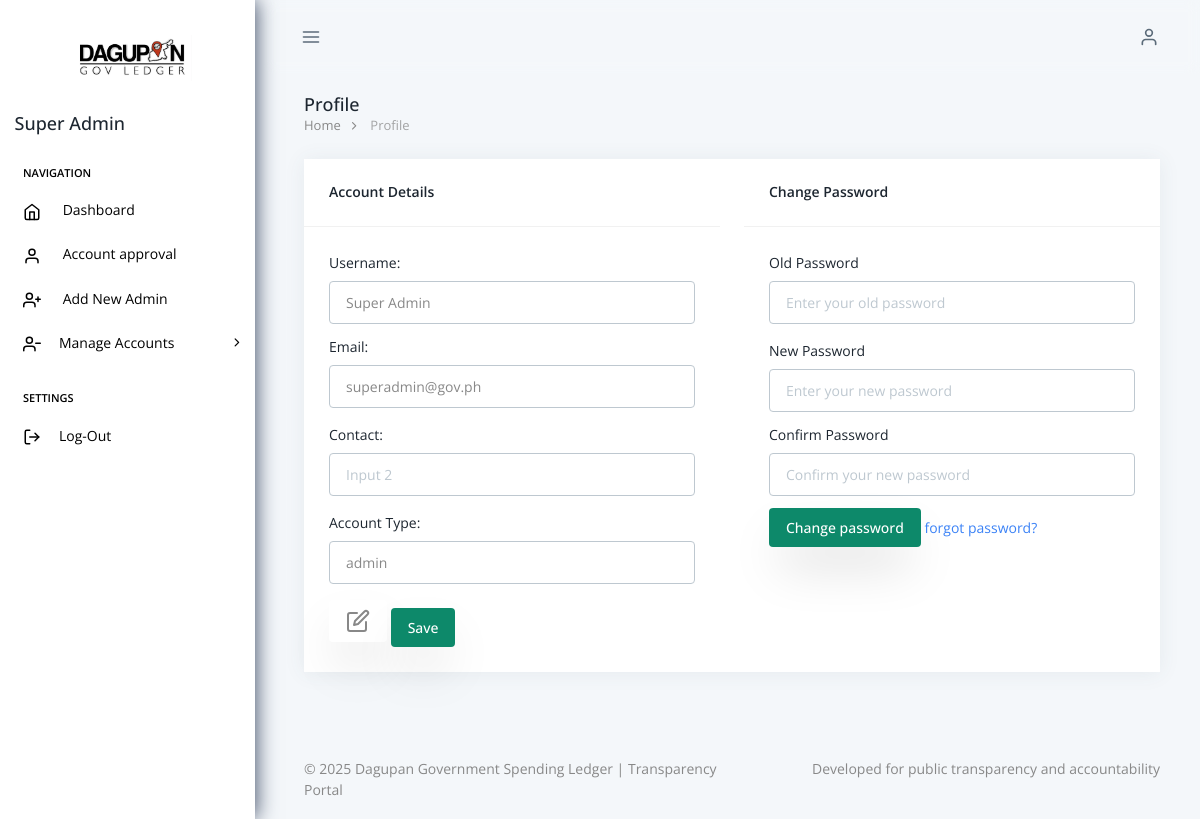
The page /dist/admin/profile.php (signed in) on the database its author committed.
### tables this page shows
CREATE TABLE `users` (
  `user_id` int(11) NOT NULL,
  `account_type` enum('agency','auditor','citizen','admin') NOT NULL,
  `email` varchar(255) NOT NULL,
  `password_hash` varchar(255) NOT NULL,
  `full_name` varchar(255) NOT NULL,
  `contact_number` varchar(50) DEFAULT NULL,
  `office_address` text DEFAULT NULL,
  `status` enum('pending','approved','rejected','suspended') DEFAULT 'pending',
  `created_at` timestamp NOT NULL DEFAULT current_timestamp()
);

### DAO/UserDao.php (called while the page is built, shortened)
<?php
class UserDAO
{
    private $conn;
    public function __construct($conn)
    {
        $this->conn = $conn;
    }
    public function getUserById($id): mixed
    {
        $sql = "
            SELECT * FROM users WHERE user_id = ?;
        ";
        $stmt = $this->conn->prepare($sql);
        $stmt->bind_param("i", $id);
        $stmt->execute();
        $result = $stmt->get_result();
        return $result->fetch_assoc();
    }
}

### public/dist/admin/profile.php (the view, shortened to what this page needs)
<?php
  include("../../../config/config.php");
  include("../../../DAO/UserDao.php");
  include("./controller/profileController.php");
  $editMode = $_SESSION['isEdit'];
  $dao = new UserDAO($conn);
  $user = $dao->getUserById($_SESSION['user']['id']);
?>
<!doctype html>
<html lang="en" data-pc-preset="preset-1" data-pc-sidebar-caption="true" data-pc-direction="ltr" dir="ltr" data-pc-theme="light">
<head>
    <link rel="stylesheet" href="../assets/fonts/phosphor/duotone/style.css" />
    <link rel="stylesheet" href="../assets/fonts/tabler-icons.min.css" />
    <link rel="stylesheet" href="../assets/fonts/feather.css" />
    <link rel="stylesheet" href="../assets/fonts/fontawesome.css" />
    <link rel="stylesheet" href="../assets/fonts/material.css" />
    <link rel="stylesheet" href="../assets/css/style.css" id="main-style-link" />
    <link rel="stylesheet" href="../../src/output.css">
    <link
      rel="stylesheet"
      type="text/css"
      href="https://cdn.jsdelivr.net/npm/@phosphor-icons/web@2.1.1/src/regular/style.css"
    />
    <link
      rel="stylesheet"
      type="text/css"
      href="https://cdn.jsdelivr.net/npm/@phosphor-icons/web@2.1.1/src/fill/style.css"
    />
</head>
<body>
   <?php include '../includes/admin-sidebar.php'; ?>
  <?php include '../includes/header.php'; ?>
  <div class="pc-container">
    <div class="pc-content">
      <div class="page-header">
        <div class="page-block">
          <div class="page-header-title">
            <h5 class="mb-0 font-medium">Profile</h5>
          </div>
          <ul class="breadcrumb">
            <li class="breadcrumb-item"><a href="./dashboard.php">Home</a></li>
            <li class="breadcrumb-item" aria-current="page">Profile</li>
          </ul>
        </div>
      </div>
      <div class="card grid grid-cols-12 gap-x-6">
        <div class="col-span-12 md:col-span-6">
          <div>
            <div class="card-header">
              <h5>Account Details</h5>
            </div>
            <div class="card-body">
              <form class="form-horizontal" method="POST">
                <?php if ($editMode): ?>
                     <div class="mb-3">
                      <label for="floatingInput" class="form-label">Username:</label>
                      <input type="text" name="name" class="form-control" id="floatingInput" placeholder="Input 1" value="<?= htmlspecialchars($user['full_name'])?>"/>
                    </div>
                    <div class="mb-4">
                      <label for="floatingInput1"  class="form-label">Email:</label>
                      <input type="text" name="email" class="form-control" id="floatingInput1" placeholder="Input 2" value="<?= htmlspecialchars($user['email'])?>"/>
                    </div>
                    <div class="mb-4">
                      <label for="floatingInput1" class="form-label">Contact:</label>
                      <input type="text" name="contact" class="form-control" id="floatingInput1" placeholder="Input 2" value="<?= htmlspecialchars($user['contact_number'])?>"/>
                    </div>
                <?php else: ?>
                  <div class="mb-3">
                    <label for="floatingInput" name="name" class="form-label">Username:</label>
                    <input type="text" class="form-control" id="floatingInput" placeholder="Input 1" value="<?= htmlspecialchars($user['full_name'])?>" readonly/>
                  </div>
                  <div class="mb-4">
                    <label for="floatingInput1" name="email" class="form-label">Email:</label>
                    <input type="text" class="form-control" id="floatingInput1" placeholder="Input 2" value="<?= htmlspecialchars($user['email'])?>" readonly/>
                  </div>
                  <div class="mb-4">
                    <label for="floatingInput1" name="contact" class="form-label">Contact:</label>
                    <input type="text" class="form-control" id="floatingInput1" placeholder="Input 2" value="<?= htmlspecialchars($user['contact_number'])?>" readonly/>
                  </div>
                <?php endif; ?>
                <div class="mb-4">
                  <label for="floatingInput1" class="form-label">Account Type:</label>
                  <input type="text" class="form-control" id="floatingInput1" placeholder="Input 2" value="<?= htmlspecialchars($user['account_type'])?>" readonly/>
                </div>
                <div class="flex mt-1 justify-between items-center flex-wrap">
                  <div class="form-check">
                    <button type="submit" name="action" value="edit" class="btn mx-auto shadow-2xl"><i data-feather="edit"></i></button>
                    <button type="submit" name="action" value="save" class="btn text-white bg-success-700 mx-auto shadow-2xl">Save</button>
                  </div>
                </div>
              </form>
            </div>
          </div>
        </div>
        <div class="col-span-12 md:col-span-6">
          <div>
            <div class="card-header">
              <h5>Change Password</h5>
            </div>
            <div class="card-body">
              <form class="form-horizontal" method="POST">
                <div class="mb-4">
                  <label for="floatingInput" class="form-label">Old Password</label>
                  <input type="password" required name="oldPassword" class="form-control" id="floatingInput" placeholder="Enter your old password" />
                </div>
                <div class="mb-3">
                  <label for="floatingInput1" class="form-label">New Password</label>
                  <input type="password" required name="newPassword" class="form-control" id="floatingInput1" placeholder="Enter your new password" />
                </div>
                <div class="mb-3">
                  <label for="floatingInput1" class="form-label">Confirm Password</label>
                  <input type="password" required name="confirm" class="form-control" id="floatingInput1" placeholder="Confirm your new password" />
                </div>
                <div class="flex mt-1 justify-between items-center flex-wrap">
                  <div class="form-check">
                    <button type="submit" name="action" value="change"class = "btn text-white bg-success-700 mx-auto shadow-2xl">Change password</button>
                   <a href="../auth/forgotPassword.php" class="text-blue-500">forgot password?</a>
                  </div>
                </div>
              </form>
            </div>
          </div>
        </div>
      </div>
    </div>
  </div>
<?php include '../includes/footer.php'; ?>
</body>
</html>

### rows shown on the page
users: full_name "Super Admin", email "superadmin@gov.ph", account_type "admin"

### other values the page prints
$name "Super Admin"
